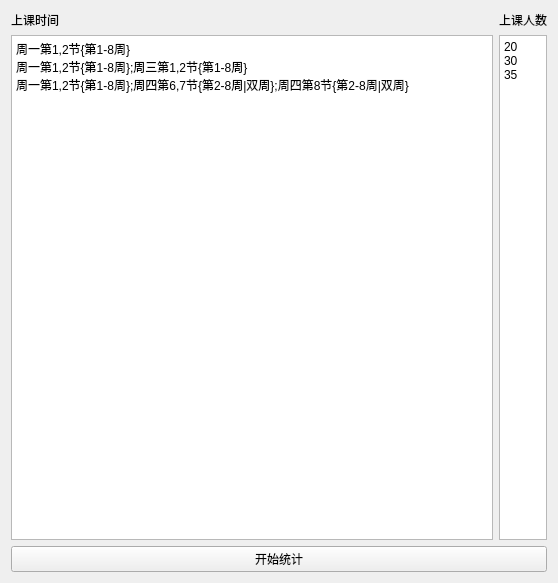
<?xml version="1.0" encoding="UTF-8"?>
<ui version="4.0">
 <class>MainWindow</class>
 <widget class="QMainWindow" name="MainWindow">
  <property name="geometry">
   <rect>
    <x>0</x>
    <y>0</y>
    <width>558</width>
    <height>583</height>
   </rect>
  </property>
  <property name="windowTitle">
   <string>MainWindow</string>
  </property>
  <widget class="QWidget" name="centralWidget">
   <layout class="QVBoxLayout" name="verticalLayout_2">
    <item>
     <layout class="QHBoxLayout" name="horizontalLayout" stretch="0,0">
      <property name="sizeConstraint">
       <enum>QLayout::SetDefaultConstraint</enum>
      </property>
      <item>
       <layout class="QVBoxLayout" name="verticalLayout">
        <item>
         <widget class="QLabel" name="label">
          <property name="text">
           <string>上课时间</string>
          </property>
         </widget>
        </item>
        <item>
         <widget class="QTextEdit" name="textEdit">
          <property name="toolTip">
           <string>&lt;html&gt;&lt;head/&gt;&lt;body&gt;&lt;p&gt;一行一个时间，例如：&lt;/p&gt;&lt;p&gt;周一第1,2节{第1-8周}&lt;/p&gt;&lt;p&gt;周一第1,2节{第1-8周};周三第1,2节{第1-8周}&lt;/p&gt;&lt;p&gt;周一第1,2节{第1-8周};周四第6,7节{第2-8周|双周};周四第8节{第2-8周|双周}&lt;/p&gt;&lt;p&gt;&lt;br/&gt;&lt;/p&gt;&lt;/body&gt;&lt;/html&gt;</string>
          </property>
          <property name="html">
           <string>&lt;!DOCTYPE HTML PUBLIC &quot;-//W3C//DTD HTML 4.0//EN&quot; &quot;http://www.w3.org/TR/REC-html40/strict.dtd&quot;&gt;
&lt;html&gt;&lt;head&gt;&lt;meta name=&quot;qrichtext&quot; content=&quot;1&quot; /&gt;&lt;style type=&quot;text/css&quot;&gt;
p, li { white-space: pre-wrap; }
&lt;/style&gt;&lt;/head&gt;&lt;body style=&quot; font-family:'SimSun'; font-size:9pt; font-weight:400; font-style:normal;&quot;&gt;
&lt;p style=&quot; margin-top:0px; margin-bottom:0px; margin-left:0px; margin-right:0px; -qt-block-indent:0; text-indent:0px;&quot;&gt;周一第1,2节{第1-8周}&lt;/p&gt;
&lt;p style=&quot; margin-top:0px; margin-bottom:0px; margin-left:0px; margin-right:0px; -qt-block-indent:0; text-indent:0px;&quot;&gt;周一第1,2节{第1-8周};周三第1,2节{第1-8周}&lt;/p&gt;
&lt;p style=&quot; margin-top:0px; margin-bottom:0px; margin-left:0px; margin-right:0px; -qt-block-indent:0; text-indent:0px;&quot;&gt;周一第1,2节{第1-8周};周四第6,7节{第2-8周|双周};周四第8节{第2-8周|双周}&lt;/p&gt;&lt;/body&gt;&lt;/html&gt;</string>
          </property>
          <property name="placeholderText">
           <string>周一第1,2节{第1-8周} 周一第1,2节{第1-8周};周三第1,2节{第1-8周} 周一第1,2节{第1-8周};周四第6,7节{第2-8周|双周};周四第8节{第2-8周|双周} </string>
          </property>
         </widget>
        </item>
       </layout>
      </item>
      <item>
       <layout class="QVBoxLayout" name="verticalLayout_3">
        <item>
         <widget class="QLabel" name="label_2">
          <property name="text">
           <string>上课人数</string>
          </property>
         </widget>
        </item>
        <item>
         <widget class="QTextEdit" name="textEdit_2">
          <property name="sizePolicy">
           <sizepolicy hsizetype="Ignored" vsizetype="Expanding">
            <horstretch>0</horstretch>
            <verstretch>0</verstretch>
           </sizepolicy>
          </property>
          <property name="toolTip">
           <string>&lt;html&gt;&lt;head/&gt;&lt;body&gt;&lt;p&gt;一行一个数字，例如：&lt;/p&gt;&lt;p&gt;20&lt;/p&gt;&lt;p&gt;30&lt;/p&gt;&lt;p&gt;40&lt;/p&gt;&lt;/body&gt;&lt;/html&gt;</string>
          </property>
          <property name="html">
           <string>&lt;!DOCTYPE HTML PUBLIC &quot;-//W3C//DTD HTML 4.0//EN&quot; &quot;http://www.w3.org/TR/REC-html40/strict.dtd&quot;&gt;
&lt;html&gt;&lt;head&gt;&lt;meta name=&quot;qrichtext&quot; content=&quot;1&quot; /&gt;&lt;style type=&quot;text/css&quot;&gt;
p, li { white-space: pre-wrap; }
&lt;/style&gt;&lt;/head&gt;&lt;body style=&quot; font-family:'SimSun'; font-size:9pt; font-weight:400; font-style:normal;&quot;&gt;
&lt;p style=&quot; margin-top:0px; margin-bottom:0px; margin-left:0px; margin-right:0px; -qt-block-indent:0; text-indent:0px;&quot;&gt;20&lt;/p&gt;
&lt;p style=&quot; margin-top:0px; margin-bottom:0px; margin-left:0px; margin-right:0px; -qt-block-indent:0; text-indent:0px;&quot;&gt;30&lt;/p&gt;
&lt;p style=&quot; margin-top:0px; margin-bottom:0px; margin-left:0px; margin-right:0px; -qt-block-indent:0; text-indent:0px;&quot;&gt;35&lt;/p&gt;&lt;/body&gt;&lt;/html&gt;</string>
          </property>
         </widget>
        </item>
       </layout>
      </item>
     </layout>
    </item>
    <item>
     <widget class="QPushButton" name="pushButton">
      <property name="text">
       <string>开始统计</string>
      </property>
     </widget>
    </item>
   </layout>
  </widget>
 </widget>
 <layoutdefault spacing="6" margin="11"/>
 <resources/>
 <connections/>
</ui>
